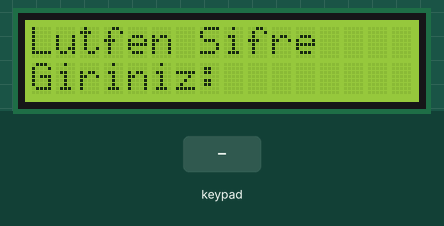
Simulated run of this sketch. Board: Arduino Uno, built with avr-gcc and run on an emulated ATmega328P. On the bench: 16×2 character LCD. The inputs (shaded band) are chosen by the test bench.

Above: at 1.2 s.
1.3 s: keypad keys 2 3 4 5 pressed 0.4 s apart
At 3.2 s:
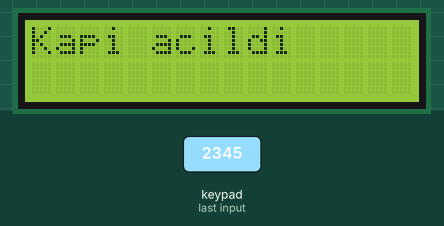
4.4 s: keypad keys 9 8 7 6 pressed 0.4 s apart
At 7.0 s:
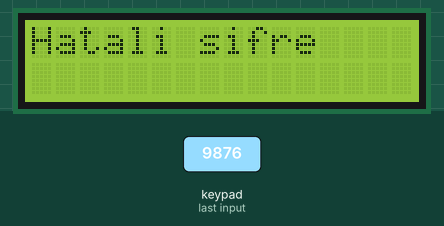
9.0 s: key '1' pressed
At 10.0 s:
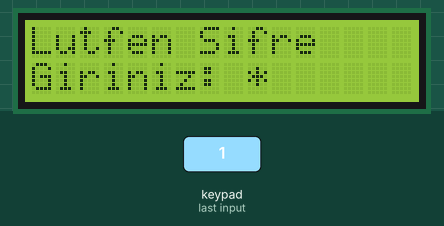
10.5 s: key '2' pressed
At 11.2 s:
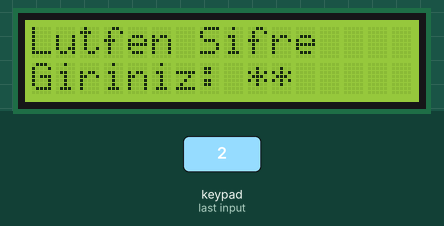
Timing chart, 0 to 13.0 s (numbered marks = the images above; inputs shaded):
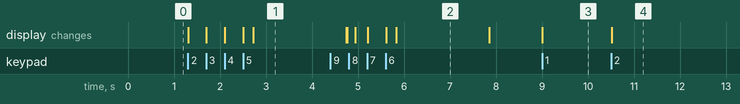

Measured:
- after the input at 1.3 s, the display: first changes at once (image 1 shows a later state)
- after the input at 4.4 s, the display: first differs from a run without the input after 0.37 s (image 2 shows a later state)
- after the input at 9.0 s, the display: changes at once (image 3)
- after the input at 10.5 s, the display: changes at once (image 4)
- what the display in image 2 shows lasts 2.1 s, from 5.8 s to 7.9 s

The sketch:

LiquidCrystal_I2C_16x2_Keypad_Sifre.ino
```cpp
#include <Wire.h>
#include <LiquidCrystal_I2C.h>
#include <Keypad.h>
#include <string.h>

LiquidCrystal_I2C lcd(0x27, 16, 2);

// ---------------- KEYMAP ----------------
const byte ROWS = 4;
const byte COLS = 4;

char keys[ROWS][COLS] = {
  {'1', '2', '3', 'A'},
  {'4', '5', '6', 'B'},
  {'7', '8', '9', 'C'},
  {'*', '0', '#', 'D'}
};

// Keypad baglantilari
byte rowPins[ROWS] = {9, 8, 7, 6};
byte colPins[COLS] = {5, 4, 3, 2};

Keypad keypad = Keypad(makeKeymap(keys), rowPins, colPins, ROWS, COLS);

// ---------------- SIFRE ----------------
const char dogruSifre[] = "2345";   // Burayi istedigin sifreyle degistirebilirsin
char girilenSifre[5];               // 4 hane + sonlandirici
byte sifreIndex = 0;

void sifreEkraniGoster() {
  lcd.clear();
  lcd.setCursor(0, 0);
  lcd.print("Lutfen Sifre");

  lcd.setCursor(0, 1);
  lcd.print("Giriniz: ");

  sifreIndex = 0;
  girilenSifre[0] = '\0';
}

void setup() {
  Wire.begin();
  lcd.init();
  lcd.backlight();

  sifreEkraniGoster();
}

void loop() {
  char key = keypad.getKey();

  if (key) {
    // Sadece rakam kabul et
    if (key >= '0' && key <= '9') {
      if (sifreIndex < 4) {
        girilenSifre[sifreIndex] = key;
        sifreIndex++;
        girilenSifre[sifreIndex] = '\0';

        // Girilen karakteri ekranda goster
        lcd.setCursor(9 + sifreIndex - 1, 1);
        lcd.print('*');   // Istersen '*' yerine key yazabilirsin
      }

      // 4 hane tamamlaninca kontrol et
      if (sifreIndex == 4) {
        delay(200);

        if (strcmp(girilenSifre, dogruSifre) == 0) {
          lcd.clear();
          lcd.setCursor(0, 0);
          lcd.print("Kapi acildi");
        } else {
          lcd.clear();
          lcd.setCursor(0, 0);
          lcd.print("Hatali sifre");
        }

        delay(2000);
        sifreEkraniGoster();
      }
    }

    // * tusu ile temizle
    else if (key == '*') {
      sifreEkraniGoster();
    }
  }
}
```
